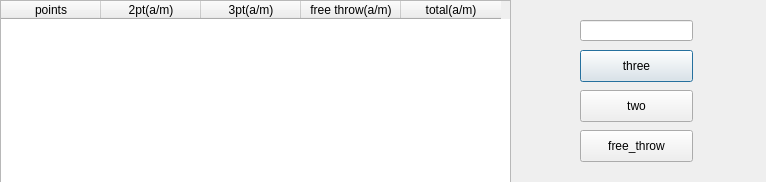
<?xml version="1.0" encoding="UTF-8"?>
<ui version="4.0">
 <class>Dialog</class>
 <widget class="QDialog" name="Dialog">
  <property name="geometry">
   <rect>
    <x>0</x>
    <y>0</y>
    <width>766</width>
    <height>182</height>
   </rect>
  </property>
  <property name="windowTitle">
   <string>Dialog</string>
  </property>
  <widget class="QTableWidget" name="tableWidget">
   <property name="geometry">
    <rect>
     <x>0</x>
     <y>0</y>
     <width>511</width>
     <height>192</height>
    </rect>
   </property>
   <column>
    <property name="text">
     <string>points</string>
    </property>
   </column>
   <column>
    <property name="text">
     <string>2pt(a/m)</string>
    </property>
   </column>
   <column>
    <property name="text">
     <string>3pt(a/m)</string>
    </property>
   </column>
   <column>
    <property name="text">
     <string>free throw(a/m)</string>
    </property>
   </column>
   <column>
    <property name="text">
     <string>total(a/m)</string>
    </property>
   </column>
  </widget>
  <widget class="QLineEdit" name="lineEdit">
   <property name="geometry">
    <rect>
     <x>580</x>
     <y>20</y>
     <width>113</width>
     <height>21</height>
    </rect>
   </property>
  </widget>
  <widget class="QPushButton" name="three_pt">
   <property name="geometry">
    <rect>
     <x>580</x>
     <y>50</y>
     <width>113</width>
     <height>32</height>
    </rect>
   </property>
   <property name="text">
    <string>three</string>
   </property>
  </widget>
  <widget class="QPushButton" name="two_pt">
   <property name="geometry">
    <rect>
     <x>580</x>
     <y>90</y>
     <width>113</width>
     <height>32</height>
    </rect>
   </property>
   <property name="text">
    <string>two</string>
   </property>
  </widget>
  <widget class="QPushButton" name="free_throw">
   <property name="geometry">
    <rect>
     <x>580</x>
     <y>130</y>
     <width>113</width>
     <height>32</height>
    </rect>
   </property>
   <property name="text">
    <string>free_throw</string>
   </property>
  </widget>
 </widget>
 <resources/>
 <connections/>
</ui>
